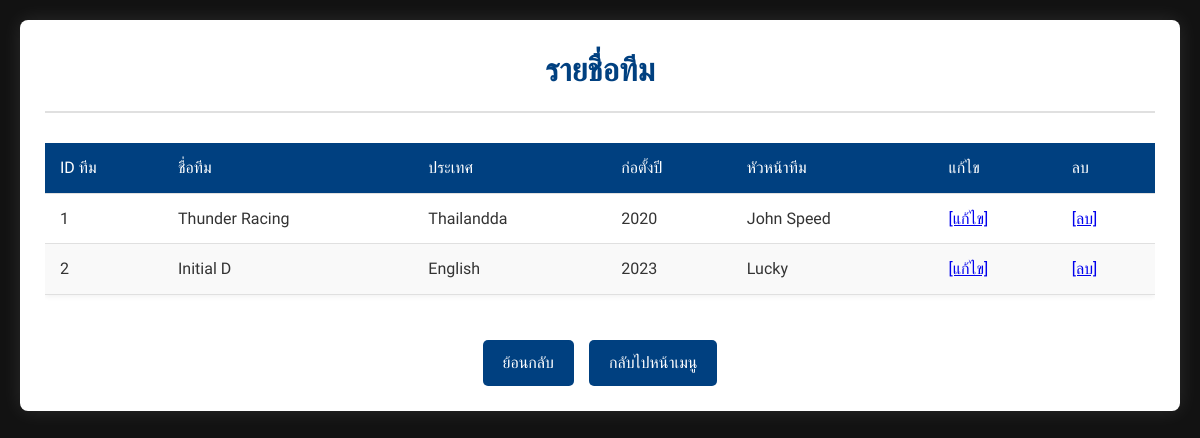
Page /Gt4SpeedTeam/list_teams.php on the committed database.
### tables this page shows
CREATE TABLE `teams` (
  `team_id` int(5) NOT NULL,
  `team_name` text NOT NULL,
  `country` varchar(50) NOT NULL,
  `founded_year` year(4) NOT NULL,
  `team_principal` varchar(50) NOT NULL
);

### Gt4SpeedTeam/list_teams.php (the view, shortened to what this page needs)
<?php
include 'config.php';
$sql = "SELECT * FROM teams";
$result = $conn->query($sql);
?>
<!DOCTYPE html>
<html lang="th">
<head>
    <link rel="stylesheet" href="6.css">
</head>
<body>
    <div class="container">
        <h1>รายชื่อทีม</h1>
        <div class="table-container">
            <table>
                <thead>
                    <tr>
                        <th>ID ทีม</th>
                        <th>ชื่อทีม</th>
                        <th>ประเทศ</th>
                        <th>ก่อตั้งปี</th>
                        <th>หัวหน้าทีม</th>
                        <th>แก้ไข</th>
                        <th>ลบ</th>
                    </tr>
                </thead>
                <tbody>
                    <?php
                    if ($result->num_rows > 0) {
                        while ($row = $result->fetch_assoc()) {
                            echo "<tr>
                                    <td>{$row['team_id']}</td>
                                    <td>{$row['team_name']}</td>
                                    <td>{$row['country']}</td>
                                    <td>{$row['founded_year']}</td>
                                    <td>{$row['team_principal']}</td>
                                    <td><a href='edit_team.php?id={$row['team_id']}' class='action-link edit'>[แก้ไข]</a></td>
                                    <td><a href='delete_team.php?id={$row['team_id']}' class='action-link delete' onclick='return confirm(\"ต้องการลบทีมนี้หรือไม่?\");'>[ลบ]</a></td>
                                </tr>";
                        }
                    } else {
                        echo "<tr><td colspan='6' class='no-data'>ไม่มีข้อมูลทีม</td></tr>";
                    }
                    ?>
                </tbody>
            </table>
        </div>
        <div class="button-container">
            <a href="menu_teams.php" class="button">ย้อนกลับ</a>
            <a href="menu.php" class="button">กลับไปหน้าเมนู</a>
        </div>
    </div>
</body>
</html>

### Gt4SpeedTeam/6.css (style rules this page uses)
* { box-sizing: border-box; margin: 0; padding: 0; }
body { font-family: 'Sarabun', sans-serif; background-color: #121212; color: #333; line-height: 1.6; padding: 20px; }
.container { max-width: 1200px; margin: 0 auto; background-color: #fff; border-radius: 8px; box-shadow: 0 0 20px rgba(255, 255, 255, 0.1); padding: 25px; }
h1 { color: #004080; text-align: center; margin-bottom: 30px; font-weight: 600; padding-bottom: 15px; border-bottom: 2px solid #e0e0e0; }
.table-container { overflow-x: auto; margin-bottom: 25px; }
table { width: 100%; border-collapse: collapse; margin-bottom: 20px; box-shadow: 0 2px 5px rgba(0, 0, 0, 0.05); }
th, td { padding: 12px 15px; text-align: left; border-bottom: 1px solid #e0e0e0; }
th { background-color: #004080; color: white; font-weight: 500; position: sticky; top: 0; }
tr:nth-child(even) { background-color: #f9f9f9; }
.button-container { display: flex; justify-content: center; gap: 15px; margin-top: 20px; }
.button { display: inline-block; background-color: #004080; color: white; padding: 10px 20px; text-decoration: none; border-radius: 5px; transition: background-color 0.3s, transform 0.2s; font-weight: 500; }

### rows in the picture
teams: team_id "1", team_name "Thunder Racing", country "Thailandda", founded_year "2020", team_principal "John Speed"
teams: team_id "2", team_name "Initial D", country "English", founded_year "2023", team_principal "Lucky"
